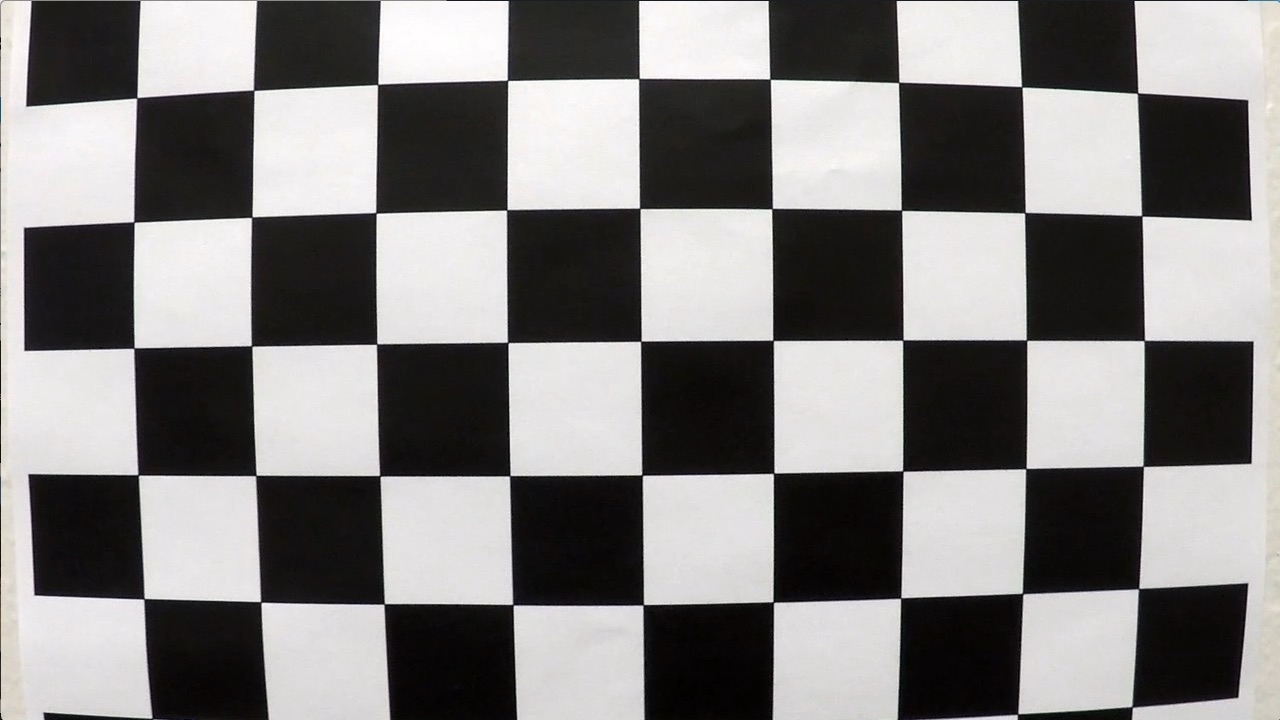
#> input picture camera_cal/calibration1.jpg, 1280 x 720 px; its folder holds 5 pictures in this run
$ jupyter execute --allow-errors LineDetection.ipynb   (shell and % lines are left out)   (Python 2 division)   (older library calls are emulated)
#> lines starting #> are read from the running program, lines starting #| are printed output that depends on the picture; after the words box and inside, x2 and y2 are one past the last pixel; in counts of white or black regions, pixels touching at a corner belong together
[cell 1]
import glob
import cv2
import numpy as np
import matplotlib.pyplot as plt
import matplotlib.image as mpimg
from scipy.signal import find_peaks_cwt
from moviepy.editor import VideoFileClip
import pickle
#import imageio
#imageio.plugins.ffmpeg.download()

[cell 2]
CAMERA_CAL_PATH = 'camera_cal/calibration*.jpg'
CORNERS_X_Y = (9,6)
NPARTS = 8
CENTER_TOLERANCE = 60
window_size = 60

[cell 3]
def camera_calibration(num_corners = CORNERS_X_Y):

    # http://docs.opencv.org/2.4/modules/imgproc/doc/feature_detection.html?highlight=cornersubpix
    # http://docs.opencv.org/3.0-beta/doc/py_tutorials/py_ml/py_kmeans/py_kmeans_opencv/py_kmeans_opencv.html
#> called with num_corners = (9, 6)
    criteria = (cv2.TERM_CRITERIA_EPS + cv2.TERM_CRITERIA_MAX_ITER, 50, 0.0001)

    objp = np.zeros((num_corners[0]*num_corners[1], 3), np.float32)
    objp[:,:2] = np.mgrid[0:num_corners[0],0:num_corners[1]].T.reshape(-1,2)

    object_points = []
    image_points = []
    image_size = None
    images = glob.glob(CAMERA_CAL_PATH)
    for idx, fname in enumerate(images):
        image = cv2.imread(fname)
#> image is the input picture: shape (720, 1280, 3); mean B, G, R 127.8, 128.4, 130.1

        gray = cv2.cvtColor(image,cv2.COLOR_BGR2GRAY)
        image_size = gray.shape

        ret, corners = cv2.findChessboardCorners(gray, num_corners, None)
#> ret = False; corners = None

        if ret:
            object_points.append(objp)
            corners2 = cv2.cornerSubPix(gray, corners, (11, 11), (-1, -1), criteria)
            image_points.append(corners2)

    ret, mtx, dist, rvecs, tvecs = cv2.calibrateCamera(object_points, image_points, image_size[::-1], None, None)

    return mtx, dist

mtx, dist = camera_calibration(CORNERS_X_Y)
print(mtx,dist)

[cell 4]
img = cv2.imread('camera_cal/calibration1.jpg')
dst = cv2.undistort(img, mtx, dist, None, mtx)

# Save the camera calibration result for later use
dist_pickle = {}
dist_pickle["mtx"] = mtx
dist_pickle["dist"] = dist
pickle.dump( dist_pickle, open( "camera_cal/camera_cal.p", "wb" ) )
# Visualize undistortion
f, (ax1, ax2) = plt.subplots(1, 2, figsize=(20,10))
ax1.imshow(img)
ax1.set_title('Original Image', fontsize=30)
ax2.imshow(dst)
ax2.set_title('Undistorted Image', fontsize=30)

[cell 5]
img2 = mpimg.imread('test_images/test4.jpg')
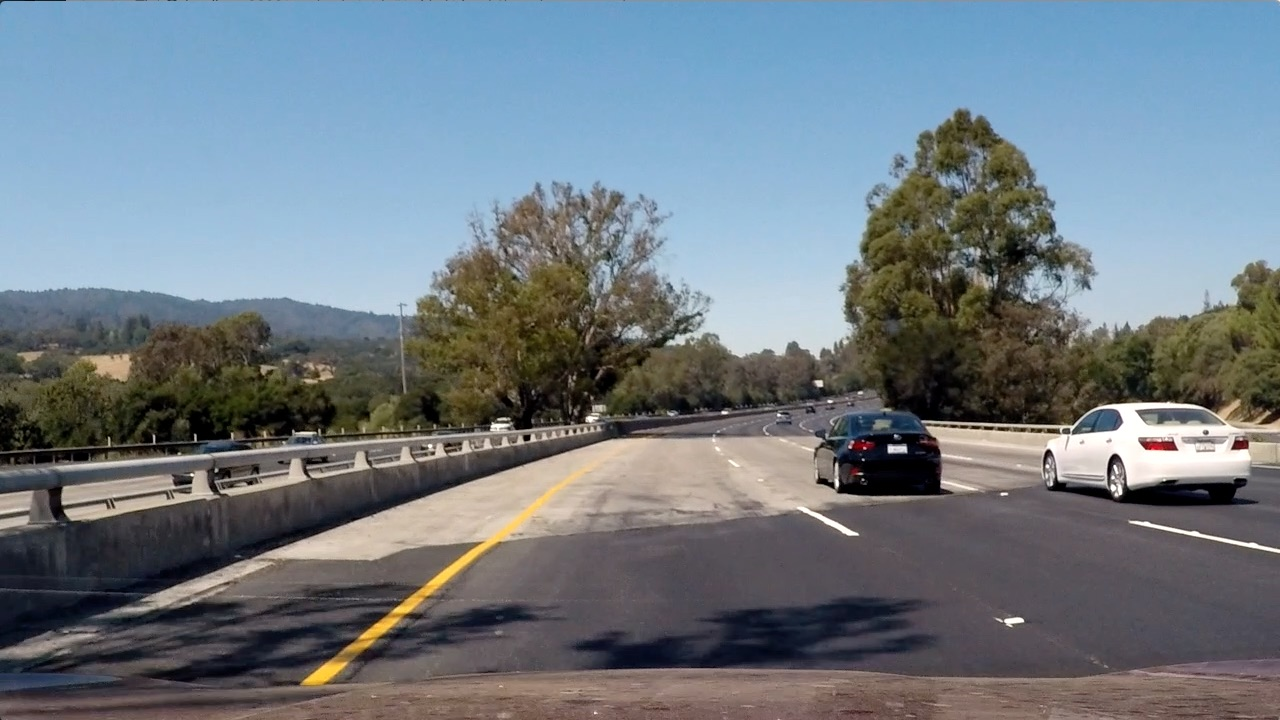
#> input picture test_images/test4.jpg, 1280 x 720 px
#> img2 is the input picture: shape (720, 1280, 3); mean R, G, B 112.2, 122.7, 130.9
dst2 = cv2.undistort(img2, mtx, dist, None, mtx)
f, (ax1, ax2) = plt.subplots(1, 2, figsize=(20,10))
ax1.imshow(img2)
ax1.set_title('Original Image', fontsize=30)
ax2.imshow(dst2)
ax2.set_title('Undistorted Image', fontsize=30)

[cell 6]
def undistort_image(image, mtx, dist):
    return cv2.undistort(image, mtx, dist, None, mtx)

def warp_image(image, src, dst, image_size):
    M = cv2.getPerspectiveTransform(src, dst)
    Minv = cv2.getPerspectiveTransform(dst, src)
    warped_image = cv2.warpPerspective(image, M, image_size, flags=cv2.INTER_LINEAR)
    return warped_image, M, Minv

def get_roi_transformed(image):
    image_size = image.shape
    roi_y_bottom = np.uint(image_size[0])
    roi_y_top = 450# np.uint(image_size[0]/1.5)
    roi_center_x = np.uint(image_size[1]/2)
    roi_x_top_left = roi_center_x - .25*roi_center_x
    roi_x_top_right = roi_center_x + .25*roi_center_x
    roi_x_bottom_left = 0
    roi_x_bottom_right = np.uint(image_size[1])
    # print(image_size,roi_y_bottom,roi_y_top,roi_center_x,roi_x_top_left,roi_x_top_right,roi_x_bottom_left,roi_x_bottom_right)
    src = np.float32([[roi_x_bottom_left,roi_y_bottom],[roi_x_bottom_right,roi_y_bottom],[roi_x_top_right,roi_y_top],[roi_x_top_left,roi_y_top]])
    dst = np.float32([[0,image_size[0]],[image_size[1],image_size[0]],[image_size[1],0],[0,0]])
    warped_image, M_warp, Minv_warp = warp_image(image,src,dst,(image_size[1],image_size[0]))
#> in warp_image, `warped_image = cv2.warpPerspective(image, M, image_size, flags=cv2.INT..`:
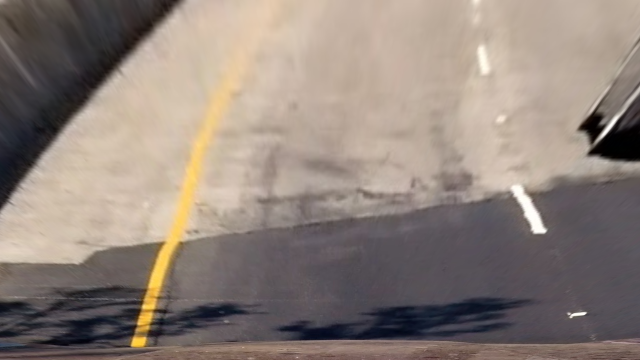
#> warped_image: shape (720, 1280, 3) (shown at 1/2 size); mean R, G, B 142.9, 130.1, 122
#> M_warp = [[-1, -1.78, 1280], [0, -2.67, 1200], [0, -0.00278, 1]]; Minv_warp = [[0.25, -0.667, 480], [0, -0.375, 450], [0, -0.00104, 1]]
    return warped_image, M_warp, Minv_warp

image = mpimg.imread('test_images/test4.jpg')
roi_image, M, Minv = get_roi_transformed(image)
#> M has the same summary as M_warp in get_roi_transformed; Minv has the same summary as Minv_warp in get_roi_transformed
# Visualize ROI
f, (ax1, ax2) = plt.subplots(1, 2, figsize=(20,10))
ax1.imshow(image)
ax1.set_title('Original Image', fontsize=30)
ax2.imshow(roi_image)
ax2.set_title('Region of Interest', fontsize=30)

[cell 7]
def abs_sobel_threshold(image, orient='x', sobel_kernel=3, thresh=(0, 255)):
    if orient=='x':
        img_s = cv2.Sobel(image,cv2.CV_64F, 1, 0)
    else:
        img_s = cv2.Sobel(image,cv2.CV_64F, 0, 1)
    img_abs = np.absolute(img_s)
    img_sobel = np.uint8(255*img_abs/np.max(img_abs))
    binary_output = np.zeros_like(img_sobel)
    binary_output[(img_sobel >= thresh[0]) & (img_sobel <= thresh[1])] = 1
    return binary_output

def mag_threshold(image, sobel_kernel=3, thresh=(0, 255)):
#> called with sobel_kernel = 3, thresh = (20, 150)
    img_sx = cv2.Sobel(image,cv2.CV_64F, 1, 0, ksize=sobel_kernel)
    img_sy = cv2.Sobel(image,cv2.CV_64F, 0, 1, ksize=sobel_kernel)
    img_s = np.sqrt(img_sx**2 + img_sy**2)
    img_s = np.uint8(img_s*255/np.max(img_s))
    binary_output = np.zeros_like(img_s)
    binary_output[(img_s>=thresh[0]) & (img_s<=thresh[1]) ]= 1
    return binary_output

def dir_threshold(image, sobel_kernel=3, thresh=(0, np.pi/2)):
    img_sx = cv2.Sobel(image,cv2.CV_64F,1,0, ksize=sobel_kernel)
    img_sy = cv2.Sobel(image,cv2.CV_64F,0,1, ksize=sobel_kernel)
    grad_s = np.arctan2(np.absolute(img_sy), np.absolute(img_sx))
    binary_output = np.zeros_like(grad_s)
    binary_output[(grad_s>=thresh[0]) & (grad_s<=thresh[1])] = 1
    return binary_output

def combined_threshold(image):
    img_g_mag = mag_threshold(image,3,(20,150))
    img_d_mag = dir_threshold(image,3,(.6,1.1))
    img_abs_x = abs_sobel_threshold(image,'x',5,(50,200))
    img_abs_y = abs_sobel_threshold(image,'y',5,(50,200))
    combined_threshold_result = np.zeros_like(img_d_mag)
    combined_threshold_result[((img_abs_x == 1) & (img_abs_y == 1)) | ((img_g_mag == 1) & (img_d_mag == 1))] = 1
    return combined_threshold_result

mag_binary = combined_threshold(image)
f, (ax1, ax2) = plt.subplots(1, 2, figsize=(20,10))
ax1.imshow(image)
ax1.set_title('Original Image', fontsize=30)
ax2.imshow(mag_binary)
ax2.set_title('Thresholded Image', fontsize=30)

[cell 8]
def smooth_img(image, kernel=5):
#> called with kernel = 5
    return cv2.GaussianBlur(image,(kernel,kernel),0)

def eval_poly(y, polynomial):
    return polynomial[0]*y**2 + polynomial[1]*y + polynomial[2]

def color_filter(hsv,low,high):
    return cv2.inRange(hsv, low, high)

def apply_color_filter(hsv,image,low,high):
    mask = cv2.inRange(hsv, low, high)
    return cv2.bitwise_and(image,image, mask= mask)

# [4 lines left out: function get_curvature, not called in this run]

def move_mean(array, n=3):
    moved = np.cumsum(array, dtype=float)
    moved[n:] = moved[n:] - moved[:-n]
    return moved[n - 1:] / n

def stack_arr(arr):
    return np.stack((arr, arr,arr), axis=2)

# [8 lines left out: function draw_lines, not called in this run]

[cell 9]
def first_mask(image,window_size):
    image = smooth_img(image,5)
    image_size = np.shape(image)
    mov_filtsize = image_size[1]/50.
    mean = np.mean(image[image_size[0]/2:,:],axis=0)
    mean = move_mean(mean,mov_filtsize)

    indexes = find_peaks_cwt(mean,[100], max_distances=[800])

    val_ind = np.array([mean[indexes[i]] for i in range(len(indexes)) ])
    ind_sorted = np.argsort(-val_ind)

    right_peak_idx = indexes[ind_sorted[0]]
    left_peak_idx = indexes[ind_sorted[1]]
    if right_peak_idx<left_peak_idx:
        ind_temp = right_peak_idx
        right_peak_idx = left_peak_idx
        left_peak_idx = ind_temp

    mask_L_i = np.zeros_like(image)
    mask_R_i = np.zeros_like(image)

    right_peak_idx_prev = right_peak_idx
    left_peak_idx_prev = left_peak_idx

    for i in range(NPARTS):
        y1 = image_size[0]-image_size[0]*i/NPARTS
        y2 = image_size[0]-image_size[0]*(i+1)/NPARTS

        mean_lane_y = np.mean(image[y2:y1,:],axis=0)
        mean_lane_y = move_mean(mean_lane_y,mov_filtsize)
        indexes = find_peaks_cwt(mean_lane_y,[100], max_distances=[800])

        if len(indexes)>1.5:
            val_ind = np.array([mean[indexes[i]] for i in range(len(indexes)) ])
            ind_sorted = np.argsort(-val_ind)

            right_peak_idx = indexes[ind_sorted[0]]
            left_peak_idx = indexes[ind_sorted[1]]
            if right_peak_idx<left_peak_idx:
                ind_temp = right_peak_idx
                right_peak_idx = left_peak_idx
                left_peak_idx = ind_temp

        else:
        # If no pixels use previous
            if len(indexes)==1:
                if (np.abs(indexes[0]-right_peak_idx_prev)<np.abs(indexes[0]-left_peak_idx_prev)):
                    right_peak_idx = indexes[0]
                    left_peak_idx = left_peak_idx_prev
                else:
                    left_peak_idx = indexes[0]
                    right_peak_idx = right_peak_idx_prev
            else:
                left_peak_idx = left_peak_idx_prev
                right_peak_idx = right_peak_idx_prev

        # Center tolerance
        if np.abs(left_peak_idx-left_peak_idx_prev)>=CENTER_TOLERANCE:
            left_peak_idx = left_peak_idx_prev

        if np.abs(right_peak_idx-right_peak_idx_prev)>=CENTER_TOLERANCE:
            right_peak_idx = right_peak_idx_prev

        mask_L_i[y2:y1,left_peak_idx-window_size:left_peak_idx+window_size] = 1.
        mask_R_i[y2:y1,right_peak_idx-window_size:right_peak_idx+window_size] = 1.
        left_peak_idx_prev = left_peak_idx
        right_peak_idx_prev = right_peak_idx

    return mask_L_i, mask_R_i

# [14 lines left out: function get_poly_mask, not called in this run]

[cell 10]
def detect_lane_pipeline(image):
    global left_prev
    global right_prev
    global right_lane_color_prev
    global left_lane_color_prev
    global mask_poly_right
    global mask_poly_left
    global first_frame

    image = undistort_image(image, mtx, dist)
    image = smooth_img(image, kernel=5)
    image_size = np.shape(image)
    color_right = (255,0,0)
    color_left = (255,0,0)

    # Get ROI
    warped, M_warp, Minv_warp = get_roi_transformed(image)
    image_HSV = cv2.cvtColor(warped,cv2.COLOR_RGB2HSV)
#> image_HSV: shape (720, 1280, 3); mean H, S, V 54.9, 41.1, 144.9

    # Color filters ranges
    yellow_low  = np.array([0, 100, 100])
    yellow_high = np.array([50, 255, 255])
    white_low  = np.array([20, 0, 180])
    white_high = np.array([255, 80, 255])

    # get yellow and white masks
    mask_yellow = color_filter(image_HSV,yellow_low,yellow_high)
#> in color_filter, `return cv2.inRange(hsv, low, high)`:
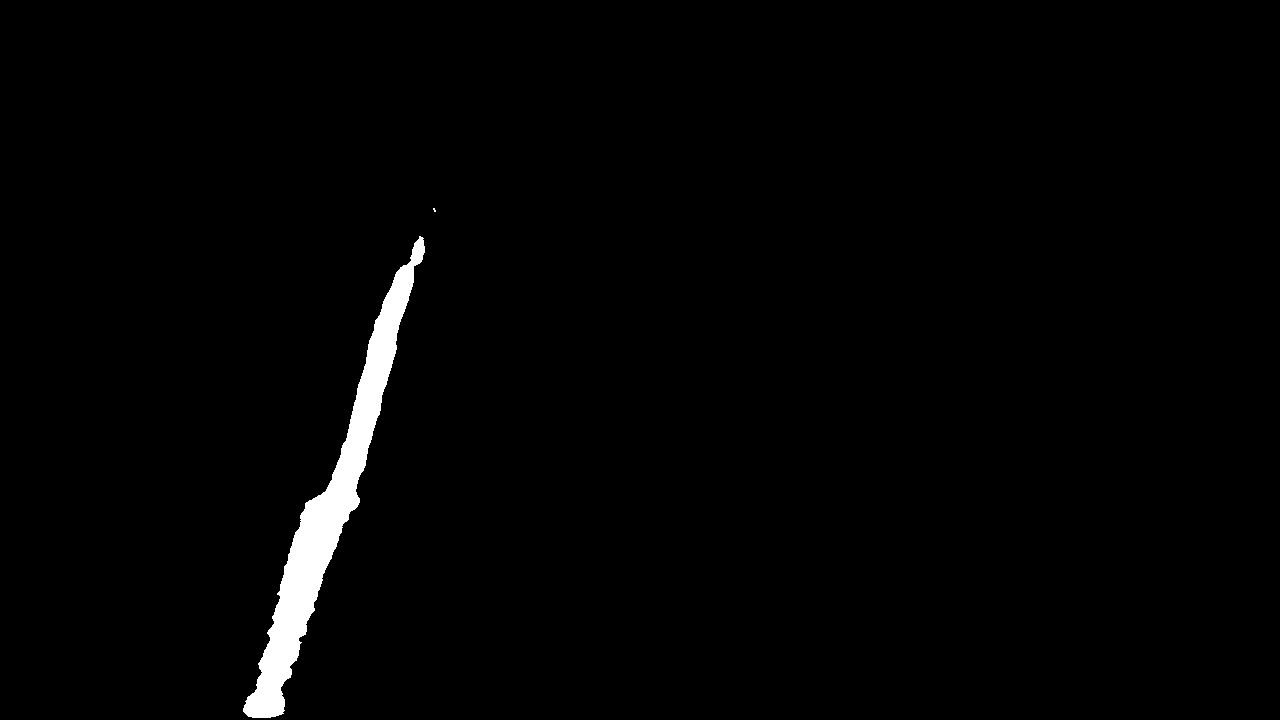
#> returned value: shape (720, 1280); 1.6% white; 2 white regions (1 under 20 px), largest, box (x1, y1, x2, y2) and area: (243, 236, 425, 718) 14970
    mask_white = color_filter(image_HSV,white_low,white_high)
    # Combined
    mask_lane = cv2.bitwise_or(mask_yellow,mask_white)
#> mask_lane: shape (720, 1280); 1.8% white; 21 white regions (14 under 20 px), largest, box (x1, y1, x2, y2) and area: (243, 236, 425, 718) 14970, (1046, 416, 1086, 468) 569, (958, 103, 972, 140) 315

    # HLS conversion
    image_HLS = cv2.cvtColor(warped,cv2.COLOR_RGB2HLS)
#> image_HLS: shape (720, 1280, 3); mean of channels 0, 1, 2 54.9, 132.9, 43.6

    # Apply Sobel filters on L and S channels.
    img_gs = image_HLS[:,:,1]
    img_abs_x = abs_sobel_threshold(img_gs,'x',5,(50,225))
#> img_abs_x: shape (720, 1280); values 0 (black) and 1 (white), 0.84% white; 52 white regions (27 under 20 px), largest, box (x1, y1, x2, y2) and area: (244, 501, 322, 718) 1384, (1168, 183, 1279, 316) 1283, (1042, 378, 1097, 473) 1045
    img_abs_y = abs_sobel_threshold(img_gs,'y',5,(50,225))
#> img_abs_y: shape (720, 1280); values 0 (black) and 1 (white), 0.59% white; 136 white regions (95 under 20 px), largest, box (x1, y1, x2, y2) and area: (552, 682, 932, 693) 1169, (943, 694, 1175, 703) 548, (1187, 224, 1250, 296) 464
    l_filtered = np.copy(cv2.bitwise_or(img_abs_x,img_abs_y))
#> l_filtered: shape (720, 1280); values 0 (black) and 1 (white), 1.3% white; 149 white regions (100 under 20 px), largest, box (x1, y1, x2, y2) and area: (215, 501, 322, 719) 2289, (1028, 378, 1097, 475) 2011, (1168, 183, 1279, 316) 1283

    img_gs = image_HLS[:,:,2]
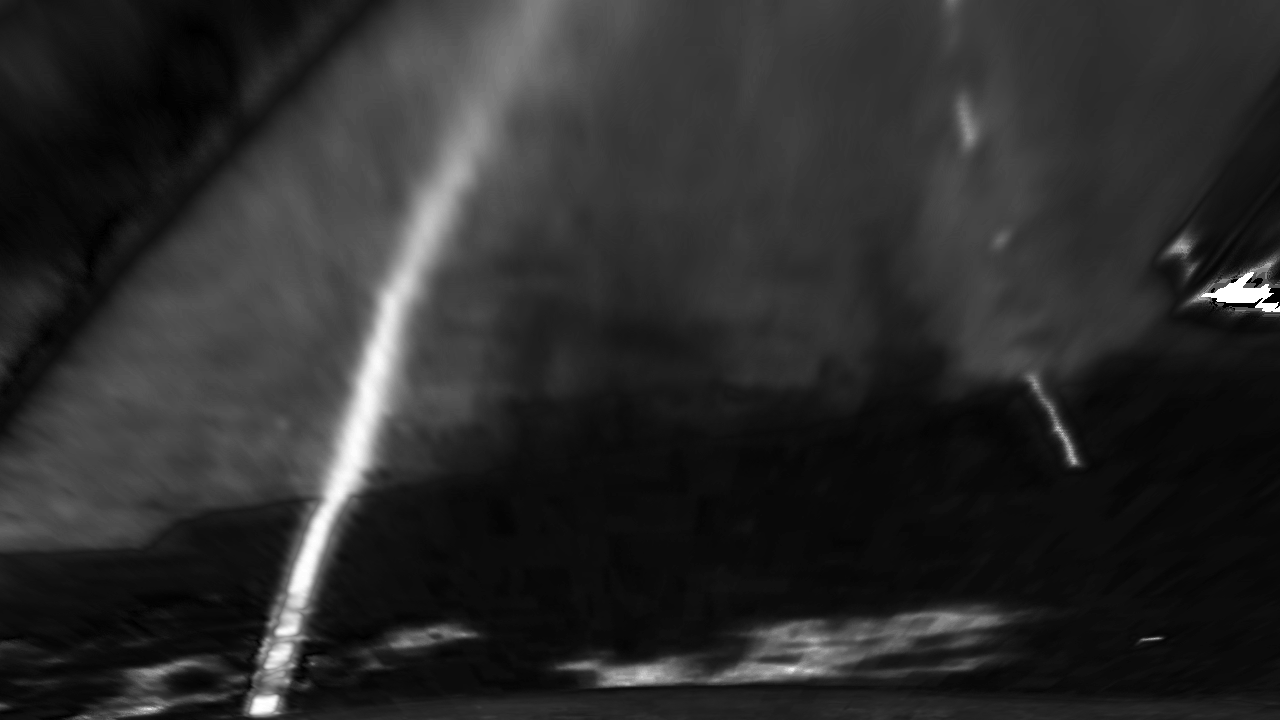
#> img_gs: shape (720, 1280); min 0, max 255, mean 43.6
    img_abs_x = abs_sobel_threshold(img_gs,'x',5,(50,255))
    img_abs_y = abs_sobel_threshold(img_gs,'y',5,(50,255))
    s_filtered = np.copy(cv2.bitwise_or(img_abs_x,img_abs_y))

    # Filers from LS Channels
    ls_filtered = cv2.bitwise_or(l_filtered,s_filtered)
    ls_filtered = smooth_img(ls_filtered,25)

    ls_filtered1 = np.zeros_like(ls_filtered)
    ls_filtered1[(mask_lane>=.5)|(ls_filtered>=.5)]=1

    # If this is first frame, get new mask.
    if first_frame == 0:
        ls_filtered1 = smooth_img(ls_filtered1,5)
        mask_poly_left, mask_poly_right = first_mask(ls_filtered1,40)

    # Apply mask to Sobel images
    left_lane = np.copy(ls_filtered1)
    left_lane = cv2.bitwise_and(ls_filtered1, ls_filtered1, mask = mask_poly_left)
    vals = np.argwhere(left_lane>.5)
    if len(vals)<5:
        left_fit = left_prev
        color_left = left_lane_color_prev
    else:
        all_x = vals.T[0]
        all_y = vals.T[1]
        # Compute polynomial fit for left
        left_fit = np.polyfit(all_x, all_y, 2)
        if np.sum(cv2.bitwise_and(left_lane,mask_yellow))>1000:
            color_left = (255,255,0)

    # Apply mask to Sobel images
    right_lane = np.copy(ls_filtered1)
    right_lane = cv2.bitwise_and(ls_filtered1, ls_filtered1, mask = mask_poly_right)
    vals = np.argwhere(right_lane>.5)

    if len(vals)<5:
        right_fit = right_prev
        color_right = right_lane_color_prev
    else:
        all_x = vals.T[0]
        all_y = vals.T[1]
        # Compute polynomial fit for right
        right_fit = np.polyfit(all_x, all_y, 2)
        if np.sum(cv2.bitwise_and(right_lane,mask_yellow))>1000:
            color_right = (255,255,0)

    # assign initial mask, and save coefficient values for next frame
    if first_frame == 0:
        first_frame = 1
        right_prev = right_fit
        left_prev  = left_fit

    # Error check in both right and left
    error_right = np.sum((right_fit[0]-right_prev[0])**2)
    error_right = np.sqrt(error_right)
    if error_right>.0005:
        right_fit = right_prev
        color_right = right_lane_color_prev
    else:
        right_fit = .05*right_fit+.95*right_prev

    error_left = np.sum((left_fit[0]-left_prev[0])**2)
    error_left = np.sqrt(error_left)
    if error_left>.0005:
        left_fit =  left_prev
        color_left = left_lane_color_prev
    else:
        left_fit =  .05* left_fit+.95* left_prev

    # Compute Poly Mask
    mask_poly_left,left_pts,img_pts = get_poly_mask(ls_filtered1,left_fit,window_size)
    mask_poly_right,right_pts,img_pts = get_poly_mask(ls_filtered1,right_fit,window_size)

    # Compute lanes
    right_y = np.arange(11)*image_size[0]/10
    right_fitx = right_fit[0]*right_y**2 + right_fit[1]*right_y + right_fit[2]

    left_y = np.arange(11)*image_size[0]/10
    left_fitx = left_fit[0]*left_y**2 + left_fit[1]*left_y + left_fit[2]

    warp_zero = np.zeros_like(ls_filtered1).astype(np.uint8)
    color_warp = np.dstack((warp_zero, warp_zero, warp_zero))

    # Recast the x and y points into usable format for cv2.fillPoly()
    pts_left = np.array([np.transpose(np.vstack([left_fitx, left_y]))])
    pts_right = np.array([np.flipud(np.transpose(np.vstack([right_fitx, right_y])))])
    points = np.hstack((pts_left, pts_right))

    # Compute intercepts
    left_bot = eval_poly(image_size[0],left_fit)
    right_bot = eval_poly(image_size[0],right_fit)

    # Compute center location
    val_center = (left_bot+right_bot)/2.0

    # Compute lane offset
    dist_offset = val_center - image_size[1]/2
    dist_offset = np.round(dist_offset/2.81362,1)
    str_offset = 'Lane deviation: ' + str(dist_offset) + ' cm.'

    if dist_offset>30:
        cv2.fillPoly(color_warp, np.int_([points]), (255, 0, 0))
    else:
        cv2.fillPoly(color_warp, np.int_([points]), (0, 255, 0))

    # Draw the lane onto the warped blank image
    draw_lines(color_warp,np.int_(pts_left),color_left)
    draw_lines(color_warp,np.int_(pts_right),color_right)

    # Warp the blank back to original image space using inverse perspective matrix (Minv)
    newwarp = cv2.warpPerspective(color_warp, Minv_warp, (image.shape[1], image.shape[0]))
    # Combine the result with the original image
    result = cv2.addWeighted(image, 1, newwarp, 0.5, 0)

    left_curve = get_curvature(left_fit,image_size[0])
    right_curve = get_curvature(right_fit,image_size[0])

    str_curv = 'Curvature R = ' + str(np.round(right_curve,2)) + ' | Curvature L = ' + str(np.round(left_curve,2))
    # Change color if distance is more than 30 cm
    font = cv2.FONT_HERSHEY_SIMPLEX

    cv2.putText(result, str_curv, (100, 50), font, 1, (0,0,255), 2)
    cv2.putText(result, str_offset, (100, 100), font, 1, (0,0,255), 2)

    right_prev = right_fit
    left_prev  = left_fit
    right_lane_color_prev = color_right
    left_lane_color_prev = color_left

    return result
